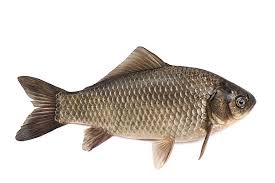
#> input picture images (1).jpg, 275 x 183 px; its folder holds only this picture in this run
$ python -i Foto.py   (imports and definitions only)
#> lines starting #> are read from the running program, lines starting #| are printed output that depends on the picture
#> further down, picture is the input picture: PIL image 275x183 RGB; mean R, G, B 218.8, 213.5, 208.2
import json
import os
from PIL import Image, ImageFilter, ImageEnhance
from PyQt6.QtGui import QPixmap, QImage
from PyQt6.QtWidgets import*

def pil2pixmap(im):
    if im.mode == "RGB":
        r, g, b = im.split()
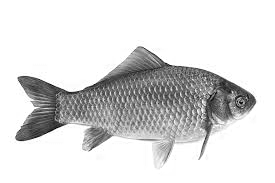
#> r: PIL image 275x183 L; min 3, max 255, mean 218.8
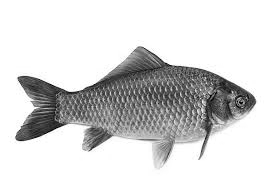
#> g: PIL image 275x183 L; min 0, max 255, mean 213.5
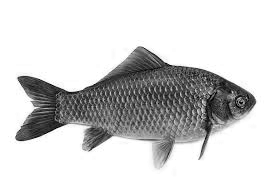
#> b: PIL image 275x183 L; min 0, max 255, mean 208.2
        im = Image.merge("RGB", (b, g, r))
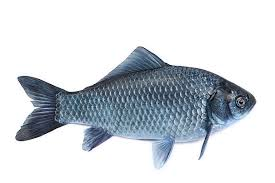
#> im: PIL image 275x183 RGB; mean R, G, B 208.2, 213.5, 218.8
    elif  im.mode == "RGBA":
        r, g, b, a = im.split()
        im = Image.merge("RGBA", (b, g, r, a))
    elif im.mode == "L":
        im = im.convert("RGBA")
    im2 = im.convert("RGBA")
    data = im2.tobytes("raw", "RGBA")
#> (the run stopped early here; a loop or call above may not have finished)

$ run again, on images (2).jpg
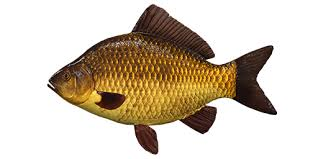
#> input picture images (2).jpg, 318 x 159 px
#> picture is the input picture: PIL image 318x159 RGB; mean R, G, B 210.8, 199.2, 183.5
#> in pil2pixmap, `r, g, b = im.split()`:
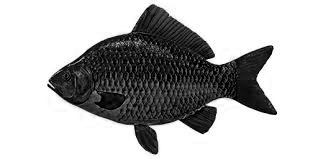
#> b: PIL image 318x159 L; min 0, max 255, mean 183.5
#> in pil2pixmap, `im = Image.merge("RGB", (b, g, r))`:
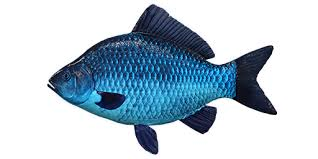
#> im: PIL image 318x159 RGB; mean R, G, B 183.5, 199.2, 210.8

$ run again, on images (3).jpg
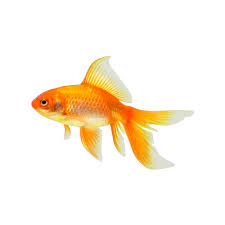
#> input picture images (3).jpg, 225 x 225 px
#> picture is the input picture: PIL image 225x225 RGB; mean R, G, B 252.2, 243.1, 229.6
#> in pil2pixmap, `r, g, b = im.split()`:
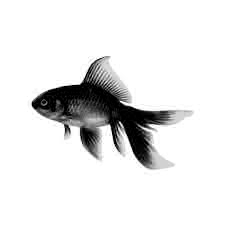
#> b: PIL image 225x225 L; min 0, max 255, mean 229.6
#> in pil2pixmap, `im = Image.merge("RGB", (b, g, r))`:
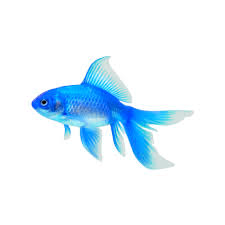
#> im: PIL image 225x225 RGB; mean R, G, B 229.6, 243.1, 252.2

$ run again, on 33345.jpg
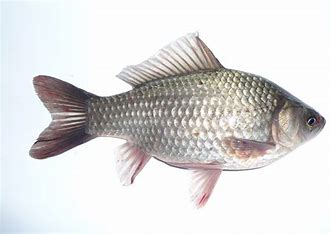
#> input picture 33345.jpg, 331 x 234 px
#> picture is the input picture: PIL image 331x234 RGB; mean R, G, B 220.2, 219.2, 219.2
#> in pil2pixmap, `r, g, b = im.split()`:
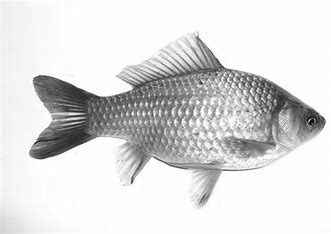
#> g: PIL image 331x234 L; min 0, max 255, mean 219.2
#> in pil2pixmap, `im = Image.merge("RGB", (b, g, r))`:
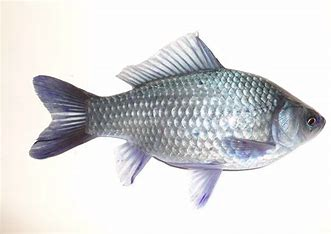
#> im: PIL image 331x234 RGB; mean R, G, B 219.2, 219.2, 220.2
